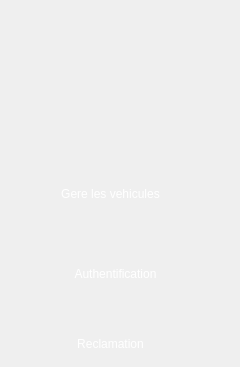
    <widget class="QWidget" name="afficher">
     <widget class="QPushButton" name="pushButton_10">
      <property name="geometry">
       <rect>
        <x>30</x>
        <y>180</y>
        <width>161</width>
        <height>28</height>
       </rect>
      </property>
      <property name="styleSheet">
       <string notr="true">

background-color: transparent;
	font: 10pt &quot;Segoe UI Historic&quot;;
	color: rgb(255, 255, 255);
background: none;
border: none;
background-repeat none;
</string>
      </property>
      <property name="text">
       <string>Gere les vehicules</string>
      </property>
     </widget>
     <widget class="QLabel" name="selected2_15">
      <property name="geometry">
       <rect>
        <x>-10</x>
        <y>170</y>
        <width>231</width>
        <height>51</height>
       </rect>
      </property>
      <property name="styleSheet">
       <string notr="true">
background-color: transparent;
background: none;
	border-image: url(:/selected2.png);
border: none;
background-repeat: none;
</string>
      </property>
      <property name="text">
       <string/>
      </property>
     </widget>
     <widget class="QPushButton" name="pushButton_11">
      <property name="geometry">
       <rect>
        <x>30</x>
        <y>260</y>
        <width>171</width>
        <height>28</height>
       </rect>
      </property>
      <property name="styleSheet">
       <string notr="true">

background-color: transparent;
	font: 10pt &quot;Segoe UI Historic&quot;;
	color: rgb(255, 255, 255);
background: none;
border: none;
background-repeat: none;
</string>
      </property>
      <property name="text">
       <string>Authentification</string>
      </property>
     </widget>
     <widget class="QPushButton" name="pushButton_156">
      <property name="geometry">
       <rect>
        <x>50</x>
        <y>330</y>
        <width>121</width>
        <height>28</height>
       </rect>
      </property>
      <property name="styleSheet">
       <string notr="true">

background-color: transparent;
	font: 10pt &quot;Segoe UI Historic&quot;;
	color: rgb(255, 255, 255);
background: none;
border: none;
background-repeat: none;
</string>
      </property>
      <property name="text">
       <string>Reclamation</string>
      </property>
     </widget>
     <zorder>selected2_15</zorder>
     <zorder>pushButton_10</zorder>
     <zorder>pushButton_11</zorder>
     <zorder>pushButton_156</zorder>
    </widget>
